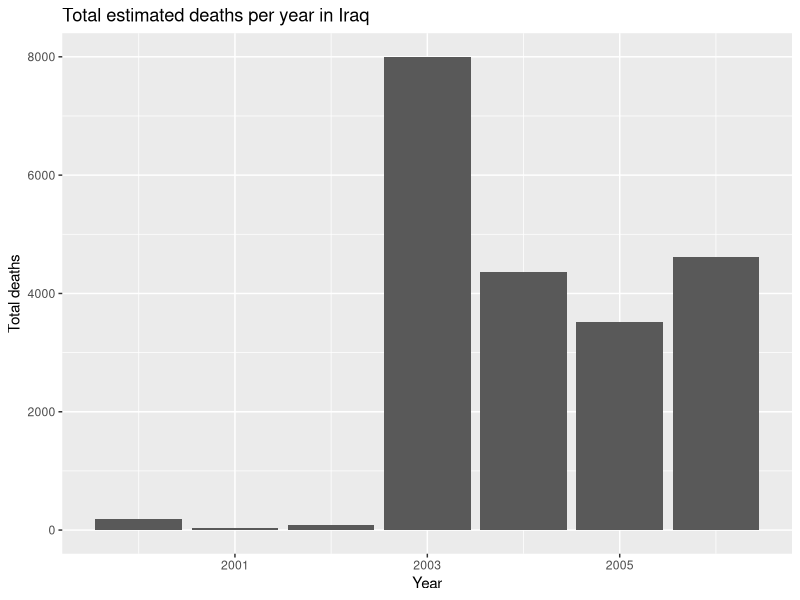

This figure's R source:
## ---- chunk 1
library(tidyverse)

# Assign the csv file to a new variable
IraqData <- read.csv("IraqCSV.csv") %>% 
  #Select for only the year and estimated casualties
  select(Year, Best_est_deaths) %>%
  #filter for the correct year
  filter (Year %in% c('2000', '2001', '2002', '2003', '2004', '2005', '2006' ))


# Assign a new variable
SummarizedIraq <- IraqData %>%
  # Group the data set per year
  group_by(Year) %>%
  # Calculate the sum of the estimated deaths per year
  summarise(total = sum(Best_est_deaths))

# Plot the data in a barplot
ggplot(data = SummarizedIraq) +
  # Add the geoms
  geom_col(mapping = aes( x = Year, y = total)) +
  # Adding y lable
  ylab('Total deaths') +
  # Adding a title
  ggtitle('Total estimated deaths per year in Iraq')


  

